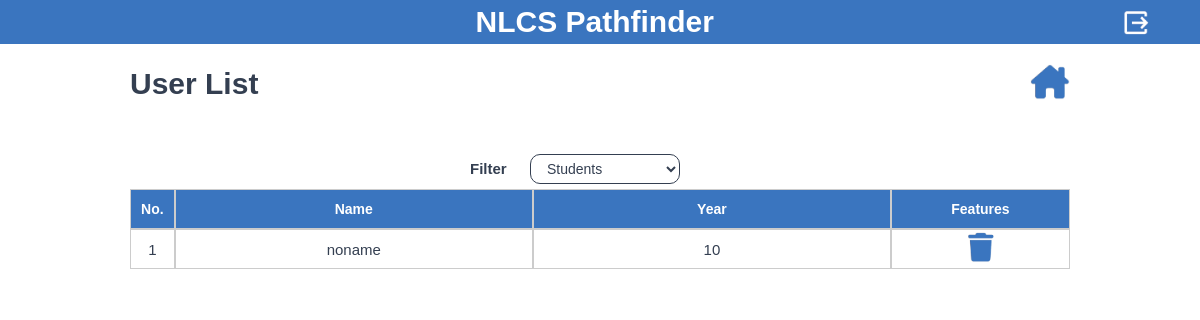
The page /manager-studentlist/ (signed in) on the database as committed earlier.
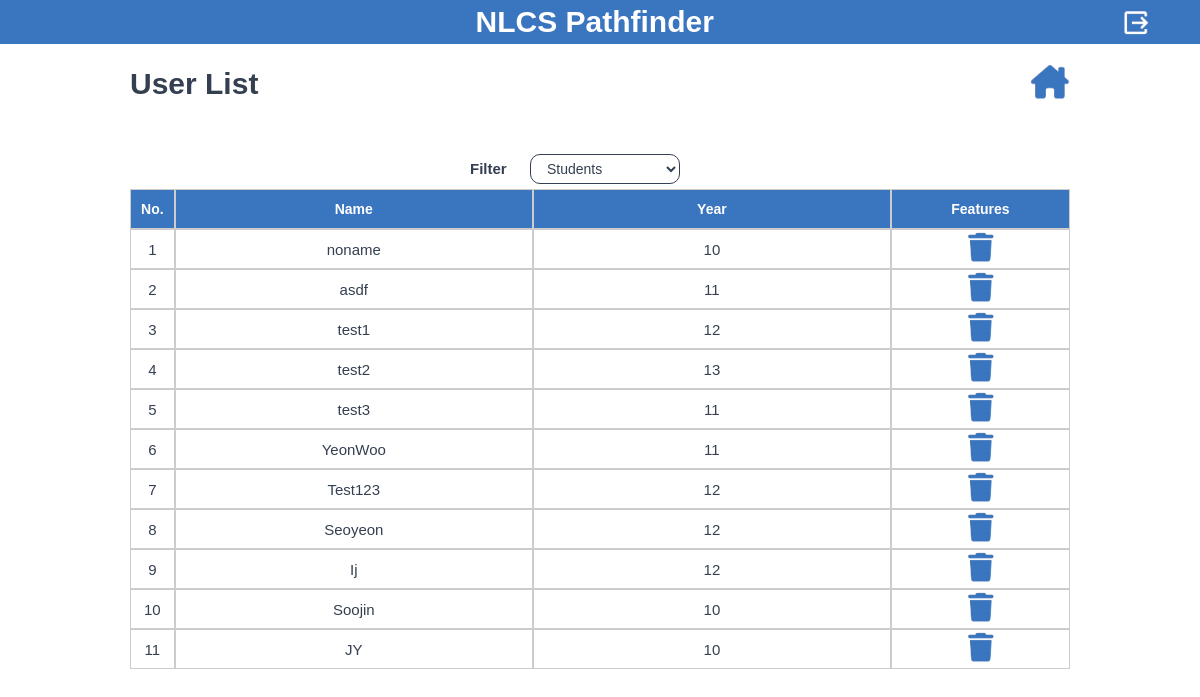
The same page on the database as committed later.
### student/models.py (models this page shows, shortened)
class Student(models.Model):
    GRADE_CHOICES = [
        (10, 'Year 10'),
        (11, 'Year 11'),
        (12, 'Year 12'),
        (13, 'Year 13'),
    ]
    name = models.TextField(max_length=60, default="noname")
    grade = models.IntegerField(choices=GRADE_CHOICES)
    university = models.ForeignKey(University, on_delete=models.CASCADE, default=None)
    major = models.ForeignKey(Major, on_delete=models.CASCADE)
    ib_subject = models.TextField(max_length=60, null=True)
    ib_ia_title = models.TextField(max_length=250, null=True)
    strength = models.TextField(max_length=5000, null=True)
    weakness = models.TextField(max_length=5000, null=True)
    recommendation = models.TextField(max_length=5000, null=True)
    is_active = models.BooleanField(default=True)

### manager/views.py (the view, shortened to what this page needs)
# urls.py: path('manager-studentlist/', views.manager_studentlist, name='manager-studentlist'),
@login_required
def manager_studentlist(request):
    students = Student.objects.filter(is_active=True)
    student_pk_list = [s.pk for s in students]
    print(student_pk_list)
    context = {
        'students': students,
        'student_pk_list': student_pk_list,
    }
    return render(request, 'manager_manageusersstudent.html', context)

### manager/templates/manager_manageusersstudent.html (shortened to what the changed rows need)
<!DOCTYPE html>
<html data-wf-page="664dd413888b20090cd17b73" data-wf-site="65dae9a8aed2bddc7d4faf42">
<head>
  {% load static %}
  <link href="{% static 'css/normalize.css' %}" rel="stylesheet" type="text/css">
  <link href="{% static 'css/webflow.css' %}" rel="stylesheet" type="text/css">
  <link href="{% static 'css/2024-ia-gyumin.webflow.css' %}" rel="stylesheet" type="text/css">
</head>
<body class="body">
  <section class="sectionmaintitle sectionheader sectionheaderlogout">
    <h1 class="headingmaintitle headingladn">                NLCS Pathfinder</h1>
  </section>
  <section class="sectionadminuserlist">
    <div class="w-layout-blockcontainer containerstdregheader w-container">
      <div class="divstdregessentialheader">
        <div id="w-node-f18b932d-7f52-d60e-bbf3-5157eddd1049-0cd17b73" class="divstdregheaderleft">
          <h1 class="headingstdregheaderleft">User List</h1>
        </div>
      </div>
    </div>
    <div class="w-layout-blockcontainer containercslstdlistfilter w-container">
      <div class="divblockcslstdlistfiltertotalgrid">
        <div id="w-node-_04b2b2d0-868f-9733-91e6-02bd12764990-0cd17b73" class="divblockcslstdlistfiltergrid">
          <h1 id="w-node-aecbbcb3-fbd4-3d55-dbd3-b318bce0ad78-0cd17b73" class="headingcslstdlistfiltertext">Filter</h1>
        </div>
      </div>
    </div>
    <div class="w-layout-blockcontainer containercslstdlist w-container">
      <div class="divadmuserstdlisttable">
        {% for student in students %}
        <div id="w-node-_179c3a27-b557-71e4-c74d-f36f7d2376ff-0cd17b73" class="divcslstddetailstabledata">
          <h1 class="headingcsltableuserlistdata">{{ forloop.counter }}</h1>
        </div>
        <div id="w-node-_5197f733-7904-6cc7-9ecc-baf557ef89ba-0cd17b73" class="divcslstddetailstabledata">
          <h1 class="headingcsltableuserlistdata">{{ student.name }}</h1>
        </div>
        <div id="w-node-_2a811ce6-2efa-3a34-5816-e5649499b8b6-0cd17b73" class="divcslstddetailstabledata">
          <h1 class="headingcsltableuserlistdata">{{ student.grade }}</h1>
        </div>
        <div id="w-node-ed5b2d9d-58ba-0fa5-26bd-41bae13074e7-0cd17b73" class="divadmintableuserlistdatafeature">
          <div id="w-node-ed5b2d9d-58ba-0fa5-26bd-41bae13074e8-0cd17b73" class="divblockuserlistfeaturesicon">
            <a class="divhousebutton" style="text-decoration:none; cursor:pointer" onclick="showModal({{student.id}});"><img class="img-fluid" src="{% static 'img/trash.png' %}" alt="Logo"></a>
          </div>
        </div>
        {% endfor %}
      </div>
    </div>
  </section>
</body>
</html>

Rows that differ between the two databases and show on the page:
added Student: name "asdf", grade "11"
added Student: name "test1", grade "12"
added Student: name "test2", grade "13"
added Student: name "test3", grade "11"
added Student: name "YeonWoo", grade "11"
added Student: name "Test123", grade "12"
added Student: name "Seoyeon", grade "12"
added Student: name "Ij", grade "12"
added Student: name "Soojin", grade "10"
added Student: name "JY", grade "10"
